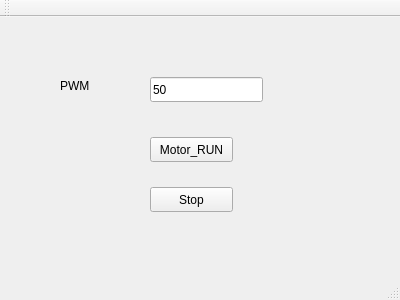
<?xml version="1.0" encoding="UTF-8"?>
<ui version="4.0">
 <class>MainWindow</class>
 <widget class="QMainWindow" name="MainWindow">
  <property name="geometry">
   <rect>
    <x>0</x>
    <y>0</y>
    <width>400</width>
    <height>300</height>
   </rect>
  </property>
  <property name="windowTitle">
   <string>MainWindow</string>
  </property>
  <widget class="QWidget" name="centralWidget">
   <widget class="QPushButton" name="pushButton">
    <property name="geometry">
     <rect>
      <x>150</x>
      <y>120</y>
      <width>83</width>
      <height>25</height>
     </rect>
    </property>
    <property name="text">
     <string>Motor_RUN</string>
    </property>
   </widget>
   <widget class="QPushButton" name="pushButton_2">
    <property name="geometry">
     <rect>
      <x>150</x>
      <y>170</y>
      <width>83</width>
      <height>25</height>
     </rect>
    </property>
    <property name="text">
     <string>Stop</string>
    </property>
   </widget>
   <widget class="QLineEdit" name="lineEdit">
    <property name="geometry">
     <rect>
      <x>150</x>
      <y>60</y>
      <width>113</width>
      <height>25</height>
     </rect>
    </property>
    <property name="text">
     <string>50</string>
    </property>
   </widget>
   <widget class="QLabel" name="label">
    <property name="geometry">
     <rect>
      <x>60</x>
      <y>60</y>
      <width>64</width>
      <height>17</height>
     </rect>
    </property>
    <property name="text">
     <string>PWM</string>
    </property>
   </widget>
  </widget>
  <widget class="QMenuBar" name="menuBar">
   <property name="geometry">
    <rect>
     <x>0</x>
     <y>0</y>
     <width>400</width>
     <height>22</height>
    </rect>
   </property>
  </widget>
  <widget class="QToolBar" name="mainToolBar">
   <attribute name="toolBarArea">
    <enum>TopToolBarArea</enum>
   </attribute>
   <attribute name="toolBarBreak">
    <bool>false</bool>
   </attribute>
  </widget>
  <widget class="QStatusBar" name="statusBar"/>
 </widget>
 <layoutdefault spacing="6" margin="11"/>
 <resources/>
 <connections/>
</ui>
